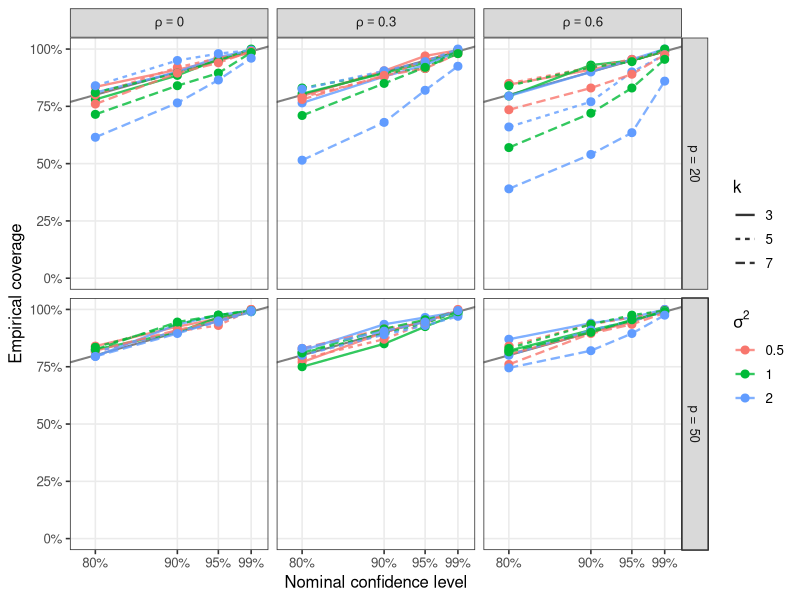

Write R code to recreate this figure.
## ---- chunk 1
library(tidyverse)
library(scales)

# check.names = FALSE preserves column names such as "alpha=0.05"
coverage <- read.csv(
  "../results/coverages/block_simple_coverage.csv",
  check.names = FALSE
)

names(coverage) <- c(
  "",
  "sigma_sq",
  "p",
  "k",
  "rho",
  "alpha_0.2",
  "alpha_0.1",
  "alpha_0.05",
  "alpha_0.01"
)

alpha_columns <- c(
  "alpha_0.2",
  "alpha_0.1",
  "alpha_0.05",
  "alpha_0.01"
)

# Convert from wide to long format without pivot_longer()
coverage_long <- reshape(
  coverage,
  varying = alpha_columns,
  v.names = "observed_coverage",
  timevar = "alpha",
  times = c(0.20, 0.10, 0.05, 0.01),
  direction = "long"
)

coverage_long$nominal_coverage <- 1 - coverage_long$alpha

coverage_long$sigma_sq <- factor(coverage_long$sigma_sq)
coverage_long$p <- factor(coverage_long$p)
coverage_long$k <- factor(coverage_long$k)
coverage_long$rho <- factor(
  coverage_long$rho,
  levels = c(0, 0.3, 0.6),
  labels = c("0", "0.3", "0.6")
)

coverage_long$setting <- interaction(
  coverage_long$sigma_sq,
  coverage_long$p,
  coverage_long$k,
  coverage_long$rho,
  drop = TRUE
)

head(coverage_long)

ggplot(
  coverage_long,
  aes(
    x = nominal_coverage,
    y = observed_coverage,
    group = setting,
    color = sigma_sq,
    linetype = k
  )
) +
  geom_abline(
    intercept = 0,
    slope = 1,
    color = "gray50",
    linewidth = 0.7
  ) +
  geom_line(linewidth = 0.8, alpha = 0.8) +
  geom_point(size = 2.4) +
  facet_grid(
    rows = vars(p),
    cols = vars(rho),
    labeller = labeller(
      p = function(x) paste0("p = ", x),
      rho = as_labeller(
        c(
          "0" = "rho == 0",
          "0.3" = "rho == 0.3",
          "0.6" = "rho == 0.6"
        ),
        label_parsed
      )
    )
  ) +
  scale_x_continuous(
    breaks = c(0.80, 0.90, 0.95, 0.99),
    labels = scales::percent_format(accuracy = 1),
    limits = c(0.78, 1)
  ) +
  scale_y_continuous(
    labels = scales::percent_format(accuracy = 1),
    limits = c(0, 1)
  ) +
  labs(
    x = "Nominal confidence level",
    y = "Empirical coverage",
    color = expression(sigma^2),
    linetype = "k"
  ) +
  theme_bw(base_size = 12) +
  theme(
    panel.grid.minor = element_blank(),
    legend.position = "right"
  )
